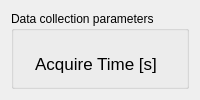
    <widget class="QWidget" name="tab_7">
     <attribute name="title">
      <string>Fly scans/SAXS/WAXS</string>
     </attribute>
     <layout class="QVBoxLayout" name="verticalLayout_9">
      <item>
       <widget class="QGroupBox" name="groupBox_4">
        <property name="title">
         <string>Data collection parameters</string>
        </property>
        <widget class="QLabel" name="label_87">
         <property name="geometry">
          <rect>
           <x>10</x>
           <y>40</y>
           <width>150</width>
           <height>25</height>
          </rect>
         </property>
         <property name="font">
          <font>
           <pointsize>13</pointsize>
          </font>
         </property>
         <property name="text">
          <string>Acquire Time [s]</string>
         </property>
         <property name="alignment">
          <set>Qt::AlignCenter</set>
         </property>
        </widget>
        <widget class="QLabel" name="label_104">
         <property name="geometry">
          <rect>
           <x>10</x>
           <y>191</y>
           <width>150</width>
           <height>19</height>
          </rect>
         </property>
         <property name="font">
          <font>
           <pointsize>13</pointsize>
          </font>
         </property>
         <property name="text">
          <string>No. of scans</string>
         </property>
        </widget>
        <widget class="caTextEntry" name="catextentry_103">
         <property name="geometry">
          <rect>
           <x>138</x>
           <y>230</y>
           <width>125</width>
           <height>25</height>
          </rect>
         </property>
         <property name="channel" stdset="0">
          <string notr="true">9idcLAX:EPOCHTimeOfLastTune</string>
         </property>
         <property name="foreground">
          <color>
           <red>0</red>
           <green>0</green>
           <blue>0</blue>
          </color>
         </property>
         <property name="background">
          <color>
           <red>115</red>
           <green>215</green>
           <blue>253</blue>
          </color>
         </property>
         <property name="colorMode">
          <enum>caLineEdit::Static</enum>
         </property>
        </widget>
        <widget class="caTextEntry" name="catextentry_101">
         <property name="geometry">
          <rect>
           <x>138</x>
           <y>190</y>
           <width>125</width>
           <height>25</height>
          </rect>
         </property>
         <property name="sizePolicy">
          <sizepolicy hsizetype="Expanding" vsizetype="Expanding">
           <horstretch>0</horstretch>
           <verstretch>0</verstretch>
          </sizepolicy>
         </property>
         <property name="channel" stdset="0">
          <string notr="true">9idcLAX:NumScansFromLastTune</string>
         </property>
         <property name="background">
          <color>
           <red>115</red>
           <green>215</green>
           <blue>253</blue>
          </color>
         </property>
         <property name="colorMode">
          <enum>caLineEdit::Static</enum>
         </property>
        </widget>
        <widget class="QLabel" name="label_103">
         <property name="geometry">
          <rect>
           <x>280</x>
           <y>169</y>
           <width>131</width>
           <height>16</height>
          </rect>
         </property>
         <property name="font">
          <font>
           <pointsize>13</pointsize>
          </font>
         </property>
         <property name="text">
          <string>Requested Max</string>
         </property>
        </widget>
        <widget class="caTextEntry" name="catextentry_104">
         <property name="geometry">
          <rect>
           <x>280</x>
           <y>230</y>
           <width>125</width>
           <height>25</height>
          </rect>
         </property>
         <property name="channel" stdset="0">
          <string notr="true">9idcLAX:ReqTimeBetweenTune</string>
         </property>
         <property name="foreground">
          <color>
           <red>0</red>
           <green>0</green>
           <blue>0</blue>
          </color>
         </property>
         <property name="background">
          <color>
           <red>115</red>
           <green>215</green>
           <blue>253</blue>
          </color>
         </property>
         <property name="colorMode">
          <enum>caLineEdit::Static</enum>
         </property>
        </widget>
        <widget class="caTextEntry" name="catextentry_100">
         <property name="geometry">
          <rect>
           <x>290</x>
           <y>40</y>
           <width>80</width>
           <height>26</height>
          </rect>
         </property>
         <property name="sizePolicy">
          <sizepolicy hsizetype="Expanding" vsizetype="Expanding">
           <horstretch>0</horstretch>
           <verstretch>0</verstretch>
          </sizepolicy>
         </property>
         <property name="channel" stdset="0">
          <string notr="true">9idcLAX:SAXS:AcquireTime</string>
         </property>
         <property name="background">
          <color>
           <red>115</red>
           <green>215</green>
           <blue>253</blue>
          </color>
         </property>
         <property name="colorMode">
          <enum>caLineEdit::Static</enum>
         </property>
        </widget>
        <widget class="caTextEntry" name="catextentry_102">
         <property name="geometry">
          <rect>
           <x>280</x>
           <y>190</y>
           <width>125</width>
           <height>25</height>
          </rect>
         </property>
         <property name="sizePolicy">
          <sizepolicy hsizetype="Expanding" vsizetype="Expanding">
           <horstretch>0</horstretch>
           <verstretch>0</verstretch>
          </sizepolicy>
         </property>
         <property name="channel" stdset="0">
          <string notr="true">9idcLAX:ReqNumScansBetweenTune</string>
         </property>
         <property name="background">
          <color>
           <red>115</red>
           <green>215</green>
           <blue>253</blue>
          </color>
         </property>
         <property name="colorMode">
          <enum>caLineEdit::Static</enum>
         </property>
        </widget>
        <widget class="QLabel" name="label_102">
         <property name="geometry">
          <rect>
           <x>138</x>
           <y>169</y>
           <width>125</width>
           <height>15</height>
          </rect>
         </property>
         <property name="font">
          <font>
           <pointsize>13</pointsize>
          </font>
         </property>
         <property name="text">
          <string>since last tune</string>
         </property>
        </widget>
        <widget class="caTextEntry" name="catextentry_97">
         <property name="geometry">
          <rect>
           <x>380</x>
           <y>40</y>
           <width>80</width>
           <height>26</height>
          </rect>
         </property>
         <property name="sizePolicy">
          <sizepolicy hsizetype="Expanding" vsizetype="Expanding">
           <horstretch>0</horstretch>
           <verstretch>0</verstretch>
          </sizepolicy>
         </property>
         <property name="channel" stdset="0">
          <string notr="true">9idcLAX:WAXS:AcquireTime</string>
         </property>
         <property name="background">
          <color>
           <red>115</red>
           <green>215</green>
           <blue>253</blue>
          </color>
         </property>
         <property name="colorMode">
          <enum>caLineEdit::Static</enum>
         </property>
        </widget>
        <widget class="QLabel" name="label_111">
         <property name="geometry">
          <rect>
           <x>10</x>
           <y>231</y>
           <width>150</width>
           <height>16</height>
          </rect>
         </property>
         <property name="font">
          <font>
           <pointsize>13</pointsize>
          </font>
         </property>
         <property name="text">
          <string>Time [s]</string>
         </property>
        </widget>
        <widget class="caTextEntry" name="catextentry_66">
         <property name="geometry">
          <rect>
           <x>200</x>
           <y>41</y>
           <width>80</width>
           <height>26</height>
          </rect>
         </property>
         <property name="sizePolicy">
          <sizepolicy hsizetype="Expanding" vsizetype="Expanding">
           <horstretch>0</horstretch>
           <verstretch>0</verstretch>
          </sizepolicy>
         </property>
         <property name="font">
          <font>
           <family>Monospace</family>
           <pointsize>13</pointsize>
           <stylestrategy>PreferDefault</stylestrategy>
          </font>
         </property>
         <property name="channel" stdset="0">
          <string notr="true">9idcLAX:USAXS:FS_ScanTime</string>
         </property>
         <property name="background">
          <color>
           <red>115</red>
           <green>215</green>
           <blue>253</blue>
          </color>
         </property>
         <property name="colorMode">
          <enum>caLineEdit::Static</enum>
         </property>
        </widget>
        <widget class="QLabel" name="label_96">
         <property name="geometry">
          <rect>
           <x>200</x>
           <y>11</y>
           <width>81</width>
           <height>25</height>
          </rect>
         </property>
         <property name="font">
          <font>
           <pointsize>13</pointsize>
          </font>
         </property>
         <property name="text">
          <string>FlyScan</string>
         </property>
         <property name="alignment">
          <set>Qt::AlignCenter</set>
         </property>
        </widget>
        <widget class="QLabel" name="label_98">
         <property name="geometry">
          <rect>
           <x>290</x>
           <y>11</y>
           <width>81</width>
           <height>25</height>
          </rect>
         </property>
         <property name="font">
          <font>
           <pointsize>13</pointsize>
          </font>
         </property>
         <property name="text">
          <string>SAXS</string>
         </property>
         <property name="alignment">
          <set>Qt::AlignCenter</set>
         </property>
        </widget>
        <widget class="QLabel" name="label_132">
         <property name="geometry">
          <rect>
           <x>380</x>
           <y>11</y>
           <width>81</width>
           <height>25</height>
          </rect>
         </property>
         <property name="font">
          <font>
           <pointsize>13</pointsize>
          </font>
         </property>
         <property name="text">
          <string>WAXS</string>
         </property>
         <property name="alignment">
          <set>Qt::AlignCenter</set>
         </property>
        </widget>
        <widget class="QLabel" name="label_133">
         <property name="geometry">
          <rect>
           <x>190</x>
           <y>131</y>
           <width>250</width>
           <height>25</height>
          </rect>
         </property>
         <property name="font">
          <font>
           <pointsize>16</pointsize>
          </font>
         </property>
         <property name="text">
          <string>Tuning controls</string>
         </property>
         <property name="alignment">
          <set>Qt::AlignCenter</set>
         </property>
        </widget>
        <widget class="caToggleButton" name="catogglebutton_12">
         <property name="geometry">
          <rect>
           <x>450</x>
           <y>160</y>
           <width>171</width>
           <height>21</height>
          </rect>
         </property>
         <property name="sizePolicy">
          <sizepolicy hsizetype="Preferred" vsizetype="Preferred">
           <horstretch>0</horstretch>
           <verstretch>0</verstretch>
          </sizepolicy>
         </property>
         <property name="font">
          <font>
           <pointsize>10</pointsize>
          </font>
         </property>
         <property name="text">
          <string>Use Specific location?</string>
         </property>
         <property name="channel" stdset="0">
          <string notr="true">9idcLAX:UseSpecificTuneLocation</string>
         </property>
        </widget>
        <widget class="caTextEntry" name="catextentry_105">
         <property name="geometry">
          <rect>
           <x>450</x>
           <y>230</y>
           <width>71</width>
           <height>25</height>
          </rect>
         </property>
         <property name="channel" stdset="0">
          <string notr="true">9idcLAX:preUSAXStuneSY</string>
         </property>
         <property name="foreground">
          <color>
           <red>0</red>
           <green>0</green>
           <blue>0</blue>
          </color>
         </property>
         <property name="background">
          <color>
           <red>115</red>
           <green>215</green>
           <blue>253</blue>
          </color>
         </property>
         <property name="colorMode">
          <enum>caLineEdit::Static</enum>
         </property>
         <property name="precision">
          <number>2</number>
         </property>
         <property name="precisionMode">
          <enum>caLineEdit::User</enum>
         </property>
        </widget>
        <widget class="caTextEntry" name="catextentry_106">
         <property name="geometry">
          <rect>
           <x>450</x>
           <y>190</y>
           <width>71</width>
           <height>25</height>
          </rect>
         </property>
         <property name="sizePolicy">
          <sizepolicy hsizetype="Expanding" vsizetype="Expanding">
           <horstretch>0</horstretch>
           <verstretch>0</verstretch>
          </sizepolicy>
         </property>
         <property name="channel" stdset="0">
          <string notr="true">9idcLAX:preUSAXStuneSX</string>
         </property>
         <property name="background">
          <color>
           <red>115</red>
           <green>215</green>
           <blue>253</blue>
          </color>
         </property>
         <property name="colorMode">
          <enum>caLineEdit::Static</enum>
         </property>
         <property name="precision">
          <number>2</number>
         </property>
         <property name="precisionMode">
          <enum>caLineEdit::User</enum>
         </property>
        </widget>
        <widget class="QLabel" name="label_134">
         <property name="geometry">
          <rect>
           <x>520</x>
           <y>190</y>
           <width>81</width>
           <height>25</height>
          </rect>
         </property>
         <property name="font">
          <font>
           <pointsize>13</pointsize>
          </font>
         </property>
         <property name="text">
          <string>SX</string>
         </property>
         <property name="alignment">
          <set>Qt::AlignCenter</set>
         </property>
        </widget>
        <widget class="QLabel" name="label_135">
         <property name="geometry">
          <rect>
           <x>520</x>
           <y>230</y>
           <width>81</width>
           <height>25</height>
          </rect>
         </property>
         <property name="font">
          <font>
           <pointsize>13</pointsize>
          </font>
         </property>
         <property name="text">
          <string>SY</string>
         </property>
         <property name="alignment">
          <set>Qt::AlignCenter</set>
         </property>
        </widget>
       </widget>
      </item>
     </layout>
    </widget>
